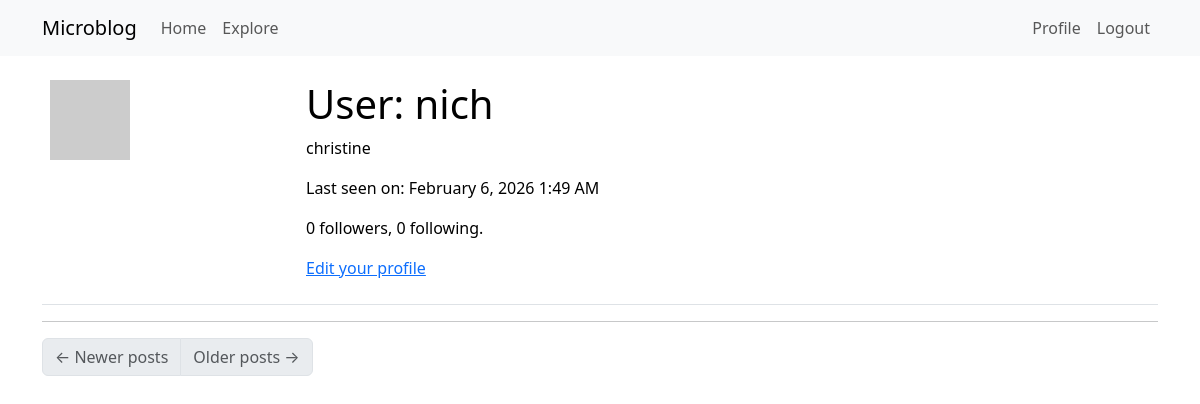
Page /user/nich (signed in) on the earlier database version.
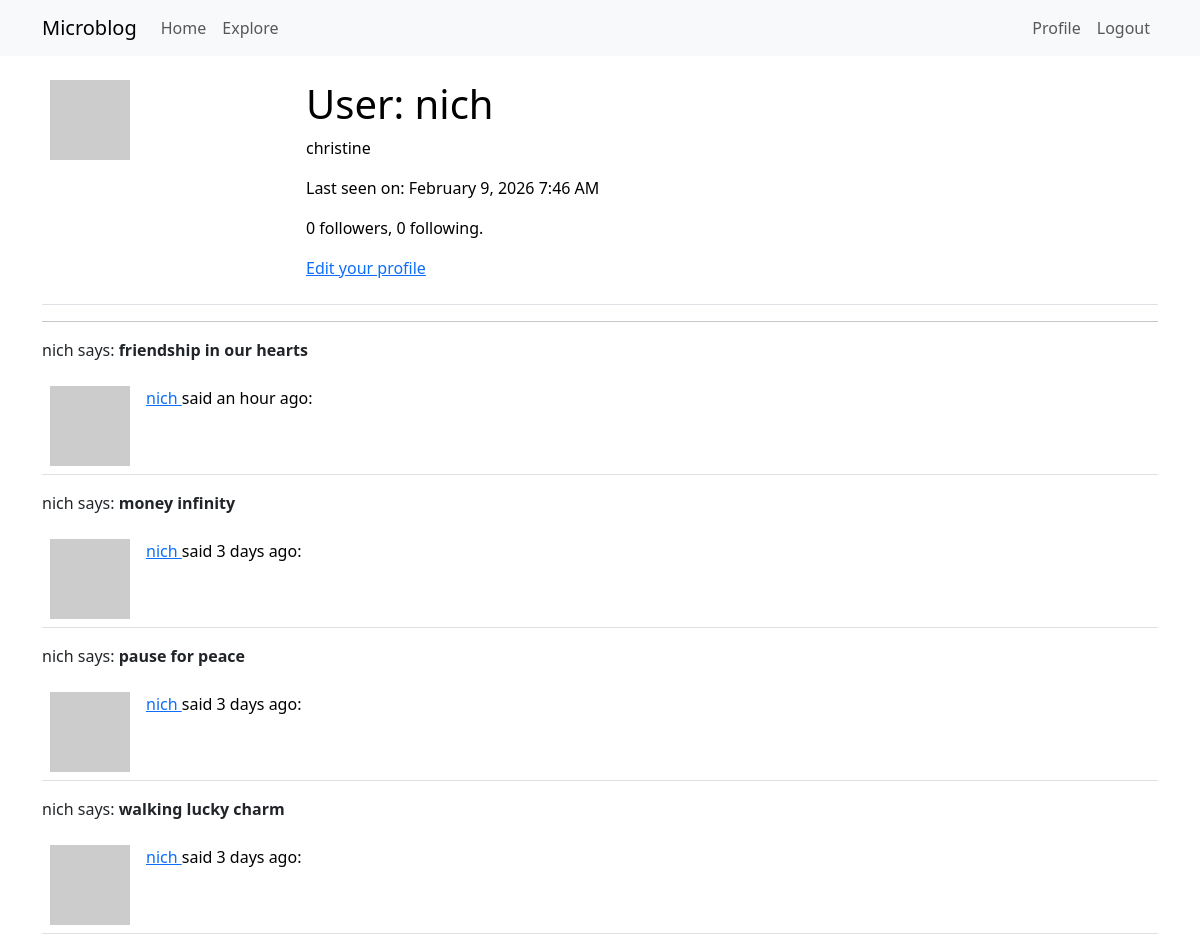
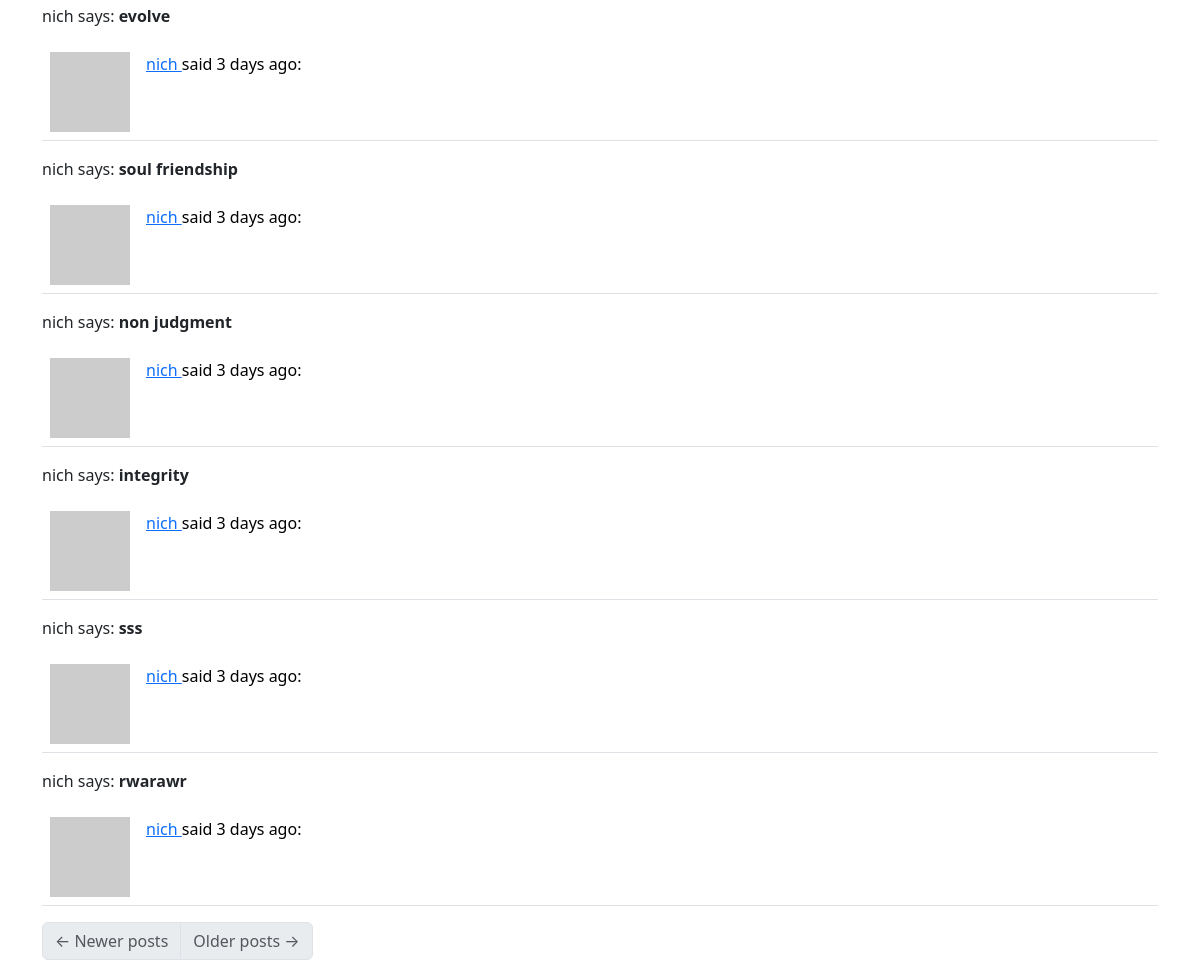
Same page on the later database version (2 pictures, top to bottom).
### app/models.py (models this page shows, shortened)
class User(UserMixin, db.Model):
    id: so.Mapped[int] = so.mapped_column(primary_key=True)
    username: so.Mapped[str] = so.mapped_column(sa.String(64), index=True, unique=True)
    email: so.Mapped[str] = so.mapped_column(sa.String(120), index=True, unique=True)
    password_hash: so.Mapped[Optional[str]] = so.mapped_column(sa.String(356))
    posts: so.WriteOnlyMapped['Post'] = so.relationship(back_populates='author')
    about_me: so.Mapped[Optional[str]] = so.mapped_column(sa.String(140))
    last_seen: so.Mapped[Optional[datetime]] = so.mapped_column(
        default=lambda: datetime.now(timezone.utc)
    )
    following: so.WriteOnlyMapped['User'] = so.relationship(
        secondary=followers,
        primaryjoin=(followers.c.follower_id == id),
        secondaryjoin=(followers.c.followed_id == id),
        back_populates='followers'
    )
    followers: so.WriteOnlyMapped['User'] = so.relationship(
        secondary=followers,
        primaryjoin=(followers.c.followed_id == id),
        secondaryjoin=(followers.c.follower_id == id),
        back_populates='following'
    )
    @login.user_loader
    def load_user(id):
        return db.session.get(User, int(id))
    def avatar(self, size):
        digest = md5(self.email.lower().encode('utf-8')).hexdigest()
        return f'https://www.gravatar.com/avatar/{digest}?d=identicon&s={size}'
    def followers_count(self):
        query = sa.select(sa.func.count()).select_from(self.followers.select().subquery())
        return db.session.scalar(query)
    def following_count(self):
        query = sa.select(sa.func.count()).select_from(self.following.select().subquery())
        return db.session.scalar(query)
    def following_posts(self):
        Author = so.aliased(User)
        Follower = so.aliased(User)
        return (
            sa.select(Post)
            .join(Post.author.of_type(Author))
            .join(Author.followers.of_type(Follower), isouter=True)
            .where(sa.or_(
                Follower.id == self.id,
                Author.id == self.id,
            ))
            .group_by(Post)
            .order_by(Post.timestamp.desc())
        )

class Post(db.Model):
    id: so.Mapped[int] = so.mapped_column(primary_key=True)
    body: so.Mapped[str] = so.mapped_column(sa.String(140))
    timestamp: so.Mapped[datetime] = so.mapped_column( index=True, default = lambda: datetime.now(timezone.utc))
    user_id: so.Mapped[int] = so.mapped_column(sa.ForeignKey(User.id), index=True)
    author: so.Mapped[User] = so.relationship(back_populates='posts')

### app/routes.py (the view)
@app.route('/user/<username>')
@login_required
def user(username):
    user = db.first_or_404(sa.select(User).where(User.username == username))
    page = request.args.get('page', 1, type=int)
    posts = db.paginate(
        current_user.following_posts(),
        page=page,
        per_page=app.config['POSTS_PER_PAGE'],
        error_out=False
    )
    next_url = url_for(
        'user',
        username=user.username,
        page=posts.next_num
    ) if posts.has_next else None
    prev_url = url_for(
        'user',
        username=user.username,
        page=posts.prev_num
    ) if posts.has_prev else None
    form = EmptyForm()
    return render_template(
        'user.html', user=user,
        posts=posts.items,
        next_url=next_url,
        prev_url=prev_url,
        form=form
    )

### app/routes.py (called while the page is built)
@app.before_request
def before_request():
    if current_user.is_authenticated:
        current_user.last_seen = datetime.now(timezone.utc)
        db.session.commit()

### app/templates/user.html (shortened to what this page needs)
{% extends "base.html" %}
{% block content %}
    <table class="table table-hover">
        <tr>
            <td width="256px"><img src="{{ user.avatar(256) }}"></td>
            <td>
                <h1>User: {{ user.username }}</h1>
                {% if user.about_me %}<p>{{ user.about_me }}</p>{% endif %}
                {% if user.last_seen %}<p>Last seen on: {{ moment(user.last_seen).format('LLL') }}</p>{% endif %}
                <p>{{ user.followers_count() }} followers, {{ user.following_count() }} following.</p>
                {% if user == current_user %}
                <p><a href="{{ url_for('edit_profile') }}">Edit your profile</a></p>
                {% endif %}
            </td>
            <td>
            </td>
        </tr>
    </table>
    <hr>
    {% for post in posts %}
        <p>{{ post.author.username }} says: <b>{{ post.body }}</b></p>
        {% include '_post.html' %}
    {% endfor %}
    <nav aria-label="Post navigation">
        <ul class="pagination">
            <li class="page-item{% if not prev_url %} disabled{% endif %}">
                <a class="page-link" href="{{ prev_url }}">
                    <span aria-hidden="true">&larr;</span> Newer posts
                </a>
            </li>
            <li class="page-item{% if not next_url %} disabled{% endif %}">
                <a class="page-link" href="{{ next_url }}">
                    Older posts <span aria-hidden="true">&rarr;</span>
                </a>
            </li>
        </ul>
    </nav>
{% endblock %}

### app/templates/_post.html
    <table>
        <table class="table table-hover">
        <tr>
            <td width="70px">
                <a href="{{ url_for('user', username=post.author.username) }}">
                    <img src="{{ post.author.avatar(70) }}" />
                </a>
            </td>
            <td>
                <a href="{{ url_for('user', username=post.author.username) }}">
                    {{ post.author.username }}
                </a>
                said {{ moment(post.timestamp).fromNow() }}:
            </td>
        </tr>
    </table>

Differences in the rows shown:
changed User "nich": last_seen "February 6, 2026 1:49 AM" → "February 9, 2026 7:46 AM"
added Post: author.username "nich", body "friendship in our hearts", timestamp "an hour ago"
added Post: author.username "nich", body "money infinity", timestamp "3 days ago"
added Post: author.username "nich", body "pause for peace", timestamp "3 days ago"
added Post: author.username "nich", body "walking lucky charm", timestamp "3 days ago"
added Post: author.username "nich", body "evolve", timestamp "3 days ago"
added Post: author.username "nich", body "soul friendship", timestamp "3 days ago"
added Post: author.username "nich", body "non judgment", timestamp "3 days ago"
added Post: author.username "nich", body "integrity", timestamp "3 days ago"
added Post: author.username "nich", body "sss", timestamp "3 days ago"
added Post: author.username "nich", body "rwarawr", timestamp "3 days ago"
